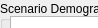
      <widget class="QWidget" name="page_4">
       <property name="geometry">
        <rect>
         <x>0</x>
         <y>0</y>
         <width>98</width>
         <height>28</height>
        </rect>
       </property>
       <attribute name="label">
        <string>Step 4 - Review the Scenario results</string>
       </attribute>
       <widget class="QGroupBox" name="groupBox_33">
        <property name="geometry">
         <rect>
          <x>0</x>
          <y>1</y>
          <width>681</width>
          <height>352</height>
         </rect>
        </property>
        <property name="sizePolicy">
         <sizepolicy hsizetype="Preferred" vsizetype="Fixed">
          <horstretch>0</horstretch>
          <verstretch>0</verstretch>
         </sizepolicy>
        </property>
        <property name="minimumSize">
         <size>
          <width>0</width>
          <height>352</height>
         </size>
        </property>
        <property name="title">
         <string>Scenario Demographic results</string>
        </property>
        <widget class="QPushButton" name="pushButton_2">
         <property name="geometry">
          <rect>
           <x>590</x>
           <y>20</y>
           <width>75</width>
           <height>23</height>
          </rect>
         </property>
         <property name="text">
          <string>View results</string>
         </property>
        </widget>
        <widget class="QPushButton" name="pushButton_3">
         <property name="geometry">
          <rect>
           <x>590</x>
           <y>50</y>
           <width>75</width>
           <height>23</height>
          </rect>
         </property>
         <property name="text">
          <string>PushButton</string>
         </property>
        </widget>
        <widget class="QTextBrowser" name="textBrowser_4">
         <property name="geometry">
          <rect>
           <x>10</x>
           <y>15</y>
           <width>541</width>
           <height>331</height>
          </rect>
         </property>
         <property name="html">
          <string>&lt;!DOCTYPE HTML PUBLIC &quot;-//W3C//DTD HTML 4.0//EN&quot; &quot;http://www.w3.org/TR/REC-html40/strict.dtd&quot;&gt;
&lt;html&gt;&lt;head&gt;&lt;meta name=&quot;qrichtext&quot; content=&quot;1&quot; /&gt;&lt;style type=&quot;text/css&quot;&gt;
p, li { white-space: pre-wrap; }
&lt;/style&gt;&lt;/head&gt;&lt;body style=&quot; font-family:'MS Shell Dlg 2'; font-size:8.25pt; font-weight:400; font-style:normal;&quot;&gt;
&lt;p style=&quot;-qt-paragraph-type:empty; margin-top:0px; margin-bottom:0px; margin-left:0px; margin-right:0px; -qt-block-indent:0; text-indent:0px; font-size:8pt;&quot;&gt;&lt;br /&gt;&lt;/p&gt;&lt;/body&gt;&lt;/html&gt;</string>
         </property>
        </widget>
       </widget>
      </widget>
